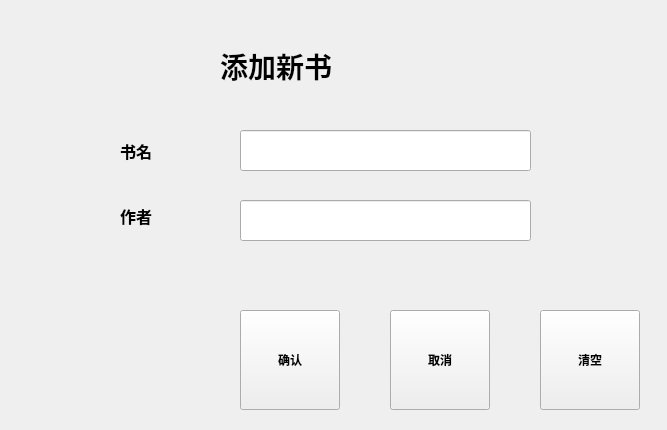
<?xml version="1.0" encoding="UTF-8"?>
<ui version="4.0">
 <class>in</class>
 <widget class="QWidget" name="in">
  <property name="geometry">
   <rect>
    <x>0</x>
    <y>0</y>
    <width>667</width>
    <height>430</height>
   </rect>
  </property>
  <property name="windowTitle">
   <string>Form</string>
  </property>
  <widget class="QLabel" name="label">
   <property name="geometry">
    <rect>
     <x>220</x>
     <y>20</y>
     <width>441</width>
     <height>91</height>
    </rect>
   </property>
   <property name="font">
    <font>
     <pointsize>21</pointsize>
     <weight>75</weight>
     <bold>true</bold>
    </font>
   </property>
   <property name="text">
    <string>添加新书</string>
   </property>
  </widget>
  <widget class="QPushButton" name="confirm">
   <property name="geometry">
    <rect>
     <x>240</x>
     <y>310</y>
     <width>100</width>
     <height>100</height>
    </rect>
   </property>
   <property name="minimumSize">
    <size>
     <width>100</width>
     <height>100</height>
    </size>
   </property>
   <property name="maximumSize">
    <size>
     <width>100</width>
     <height>100</height>
    </size>
   </property>
   <property name="font">
    <font>
     <family>Arial Black</family>
     <weight>75</weight>
     <bold>true</bold>
    </font>
   </property>
   <property name="text">
    <string>确认</string>
   </property>
  </widget>
  <widget class="QPushButton" name="cancel">
   <property name="geometry">
    <rect>
     <x>390</x>
     <y>310</y>
     <width>100</width>
     <height>100</height>
    </rect>
   </property>
   <property name="minimumSize">
    <size>
     <width>100</width>
     <height>100</height>
    </size>
   </property>
   <property name="maximumSize">
    <size>
     <width>100</width>
     <height>100</height>
    </size>
   </property>
   <property name="font">
    <font>
     <family>Arial Black</family>
     <weight>75</weight>
     <bold>true</bold>
    </font>
   </property>
   <property name="text">
    <string>取消</string>
   </property>
  </widget>
  <widget class="QPushButton" name="clear">
   <property name="geometry">
    <rect>
     <x>540</x>
     <y>310</y>
     <width>100</width>
     <height>100</height>
    </rect>
   </property>
   <property name="minimumSize">
    <size>
     <width>100</width>
     <height>100</height>
    </size>
   </property>
   <property name="maximumSize">
    <size>
     <width>100</width>
     <height>100</height>
    </size>
   </property>
   <property name="font">
    <font>
     <family>Arial Black</family>
     <weight>75</weight>
     <bold>true</bold>
    </font>
   </property>
   <property name="text">
    <string>清空</string>
   </property>
  </widget>
  <widget class="QLabel" name="label_2">
   <property name="geometry">
    <rect>
     <x>120</x>
     <y>130</y>
     <width>91</width>
     <height>41</height>
    </rect>
   </property>
   <property name="font">
    <font>
     <pointsize>12</pointsize>
     <weight>75</weight>
     <bold>true</bold>
    </font>
   </property>
   <property name="text">
    <string>书名</string>
   </property>
  </widget>
  <widget class="QLineEdit" name="lineEdit">
   <property name="geometry">
    <rect>
     <x>240</x>
     <y>130</y>
     <width>291</width>
     <height>41</height>
    </rect>
   </property>
   <property name="font">
    <font>
     <pointsize>12</pointsize>
    </font>
   </property>
  </widget>
  <widget class="QLabel" name="label_3">
   <property name="geometry">
    <rect>
     <x>120</x>
     <y>200</y>
     <width>81</width>
     <height>31</height>
    </rect>
   </property>
   <property name="font">
    <font>
     <pointsize>12</pointsize>
     <weight>75</weight>
     <bold>true</bold>
    </font>
   </property>
   <property name="text">
    <string>作者</string>
   </property>
  </widget>
  <widget class="QLineEdit" name="writer">
   <property name="geometry">
    <rect>
     <x>240</x>
     <y>200</y>
     <width>291</width>
     <height>41</height>
    </rect>
   </property>
  </widget>
 </widget>
 <resources/>
 <connections/>
</ui>
